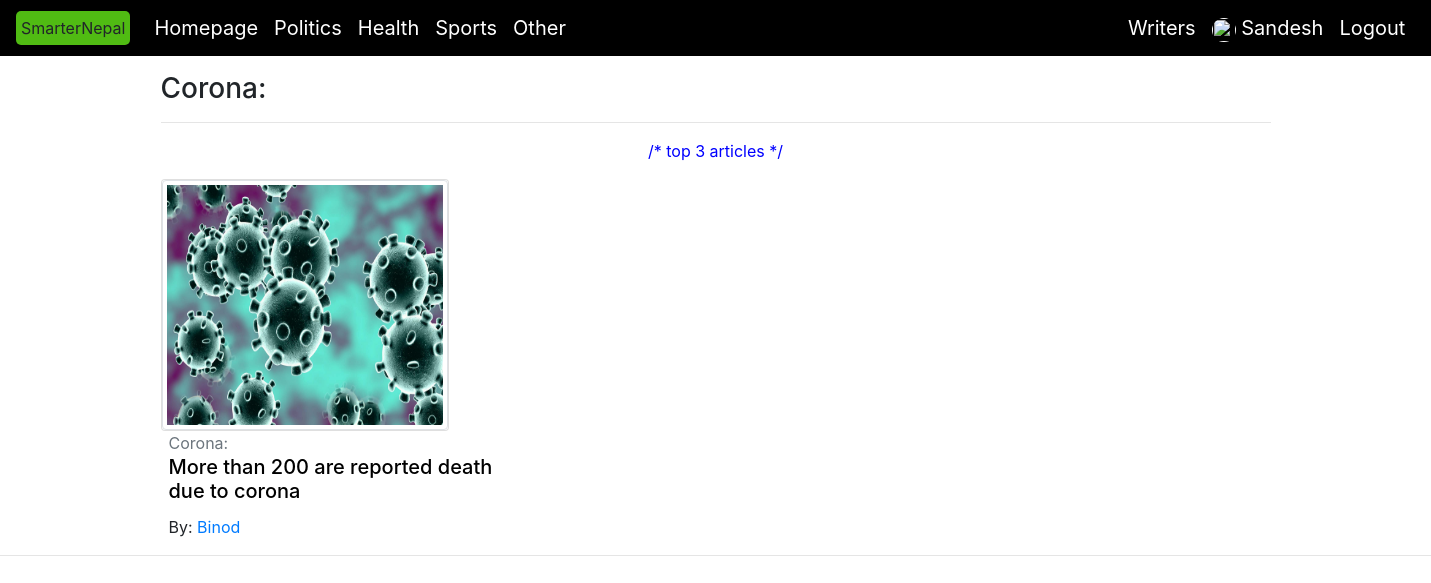
The app's page /trending_top1/ (signed in) with its own data.
### trending/models.py (models this page shows, shortened)
class trending_top1(models.Model):
    AUTHORS =(
        ('Sandesh','Sandesh'),
        ('Binod', 'Binod'),
        ('Manasi', 'Manasi'),
    )
    title           = models.ForeignKey(Trending, on_delete = models.CASCADE, null =  True)
    author          = models.CharField(max_length=15,null=True,choices=AUTHORS)
    post_title      = models.CharField(max_length=55, null=True)
    paragraph1      = models.TextField(blank=False, null= True)
    date_posted     = models.DateTimeField(auto_now_add=True,auto_now = False,null=True)
    image           = models.ImageField(null = True, upload_to = 'trending_pics')
    paragraph2      = models.TextField(null=True)
    slug            = models.SlugField(null = True, max_length=10, blank = True)
    hit_count_generic = GenericRelation(HitCount, object_id_field='object_pk')

class Trending(models.Model):
    TOPICS = (
        ('Corona' , 'Corona'),
        ('Border', 'Border'),
        ('Kp Oli', 'Kp Oli'),
        ('Locust Attack', 'Locust Attack'),
    )
    title           = models.CharField(max_length=15, null = True,choices=TOPICS)
    author          = models.ForeignKey(User, on_delete= models.CASCADE, null= True)
    post_title      = models.CharField(max_length=55, null=True)
    paragraph1      = models.TextField(blank=False, null= True)
    date_posted     = models.DateTimeField(auto_now_add=True,auto_now = False,null=True)
    image           = models.ImageField(null = True, upload_to = 'trending_pics')
    paragraph2      = models.TextField(null=True)
    slug            = models.SlugField(null = True, max_length=1000, blank = True)
    hit_count_generic = GenericRelation(HitCount, object_id_field='object_pk')
    def __str__(self):
        return self.title

### trending/views.py (the view)
# urls.py: path('trending_top1/', trending_views.trending_top_1, name = 'trending_top1'),
def trending_top_1(request):
    title               = trending_top1.objects.first()
    top_3               = trending_top1.objects.all().order_by('-date_posted')[:3]
    context             = {'title':title,'top_3':top_3}
    return render (request , 'trending/trending_top1.html',context)

### trending/templates/trending/trending_top1.html (shortened to what this page needs)
{% extends 'main_page/base.html' %}
{% block trending %}
<div class="container">
<h3 class="mt-3"> {{title.title}}: </h3><hr>
<p class="text-center" style="color: blue;">/* top 3 articles */ </p>
<div class="row">
    {% for objects in top_3 %}
   <div class="col-md-4">
       <div class="card " style="width: 18rem;">
            <img src=" {{objects.image.url}}" class="img-fluid img-thumbnail" style="height: 250px; width: 500px;"> </a>
        </div>
        <span class="text-muted ml-2" > {{objects.title}}:</span>
        <a href="#" style="color: black; text-decoration: none;">
        <a href="{% url 'trending_top1_detail' objects.slug %} " style="text-decoration: none; color: black;">    <h5 class="card-title  pl-2">  {{objects.post_title}} </h5>
        </a>
        <p class="card-text pl-2">By:<a href="#" style = "text-decoration: none;">  {{objects.author}} </a></p>
    </div>
    {% endfor %}
</div>
</div><hr>
{% endblock %}

### main_page/templates/main_page/navbar.html (shortened to what this page needs)
{% load static %}
  <nav class="navbar navbar-expand-lg navbar-dark sticky-top dd " style="background-color: black;">
    <a class="text" style="padding: 5px;" id="smart" >SmarterNepal </a>
      <a class="navbar-brand pl-4" href=" {% url 'homepage' %} ">Homepage </a>
        <div class="collapse navbar-collapse" id="navbarNav">
          <ul class="navbar-nav">
            <li class="nav-item active">
              <a class="navbar-brand" href="{% url 'politic' %}"> Politics </a>
            </li>
            <li class="nav-item">
              <a class="navbar-brand" href=" {% url 'health' %} ">Health</a>
            </li>
            <li class="nav-item">
                <a class="navbar-brand" href=" {% url 'sports' %} ">Sports</a>
            </li>
            <li class="nav-item">
                <a class="navbar-brand" href=" {% url 'others' %}  ">Other</a>
              </li>
            {% if user.is_authenticated  %}
          <li class="nav-item">
          </li>
          <li class="nav-item">
            <a class="navbar-brand "  href="{% url 'writers' %}">Writers</a>
          </li>
            <li class="nav-item">
            <a class="navbar-brand "  href="" >
              <img src="{{user.profile.image.url}}" alt="" class="img-fluid  rounded-circle " style="width: 24px; height: 24px;">
              {{user.username|capfirst}}
            </a>
            </li>
            <li class="nav-item">
              <a class="navbar-brand "  href="#">Logout</a>
            </li>
              {% endif %}
          </ul>
        </div>
      </nav>

### static/css/nav.css (style rules this page uses)
#smart { background-color: rgb(80, 187, 19); border-collapse: collapse; border-radius: 5px; }

### records on screen
trending_top1: title "Corona", image (picture), post_title "More than 200 are reported death due to corona", author "Binod"

### other values on screen
{{ user.username|capfirst }} "Sandesh"
